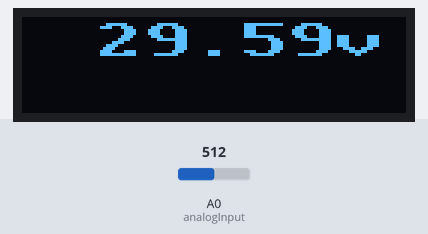
Bench run of a sketch on a simulated Arduino Uno, built with avr-gcc and run on an emulated ATmega328P. On the bench: 128×32 one-colour display. The inputs (shaded band) are chosen by the test bench; at power-on: A0 (analogInput) = 512.

Above: at 3.0 s.
3.1 s: A0 (analogInput) set to 716
At 5.7 s:
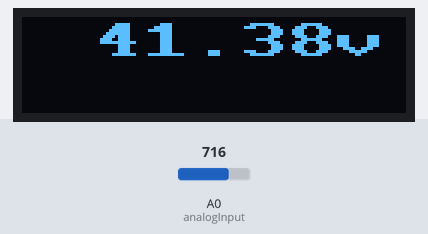
8.2 s: A0 (analogInput) set to 900
At 10.3 s:
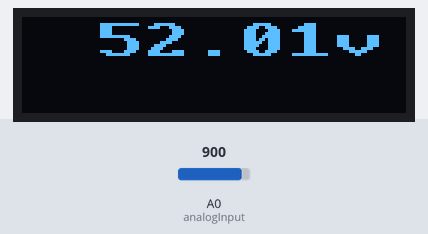
12.7 s: A0 (analogInput) set to 1023
At 15.0 s:
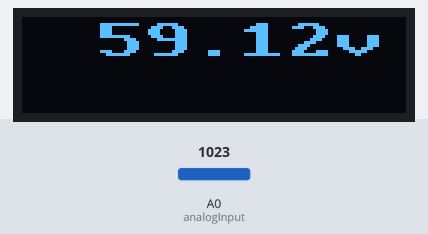
Timing chart, 0 to 16.5 s (numbered marks = the images above; inputs shaded):
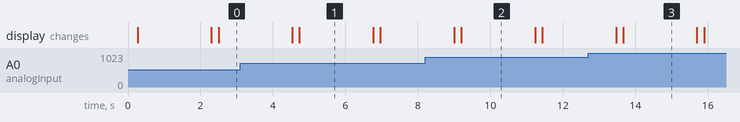

Measured:
- after the input at 3.1 s, the display: first differs from a run without the input after 1.6 s (image 1)
- after the input at 8.2 s, the display: first differs from a run without the input after 1.0 s (image 2)
- after the input at 12.7 s, the display: first differs from a run without the input after 0.97 s (image 3)
- what the display in image 1 shows lasts 2.1 s, from 4.7 s to 6.8 s

The sketch:

duca_voltmeter.ino
```cpp
#include <Wire.h>
#include <U8x8lib.h>

#define CORRECTION_COEFF  1.076

int analogInput = A0;
float vout = 0.0;
float vin = 0.0;
float R1 = 100000.0;  // R1 = 100K  - input V+
float R2 = 10000.0;   // R2 = 10K   - input V-
int value = 0;

U8X8_SSD1306_128X32_UNIVISION_HW_I2C oled(/* reset=*/ U8X8_PIN_NONE, /* clock=*/ SCL, /* data=*/ SDA);   // pin remapping with ESP8266 HW I2C


// void clockDisplayFunc(TimeDateStorage* tds)
// {
//   /* Display clock values on the screen */

//   printRtcValueOnDisplay(0, 0, tds->hrs);

//   printRtcValueOnDisplay(3, 0, tds->min);

//   printRtcValueOnDisplay(6, 0, tds->day);
//   oled.print("-");

//   printRtcValueOnDisplay(9, 0, tds->mnth);
//   oled.print("-");

//   oled.setCursor(12, 0);
//   oled.print(tds->year);
// }

void printValueOnDisplay(uint8_t xPos, uint8_t yPos, uint8_t value)
{
  oled.setCursor(0, yPos);
  oled.print("              $");
  oled.setCursor(xPos, yPos);
  oled.print(value);
}

void printVoltageOnDisplay(uint8_t xPos, uint8_t yPos, float value)
{
  oled.setCursor(0, yPos);
  oled.print("         ");
  oled.setCursor(xPos, yPos);

  oled.print(value);
  oled.print("v");
}


void setup() {
  pinMode(/*A0*/analogInput, INPUT);                       // Analog input: Voltage 0 - 90V

  Wire.begin();

  // Set up OLED display
  oled.begin();
  oled.setPowerSave(0);
  oled.setFont(u8x8_font_px437wyse700a_2x2_r); // u8x8_font_chroma48medium8_r u8x8_font_px437wyse700a_2x2_r u8g2_font_courB12_tf
  oled.setContrast(11);

}

void loop() {
  value = analogRead(/*A0*/analogInput);
  vout = (value * 5.0) / 1024.0;
  vin = CORRECTION_COEFF * vout / (R2 / (R1 + R2));
  if (vin < 0.01)
  {
    vin = 0.0;
  }
  printVoltageOnDisplay(3, 0, vin);
  //printValueOnDisplay(5, 3, value);
  delay(2000);
}
```
